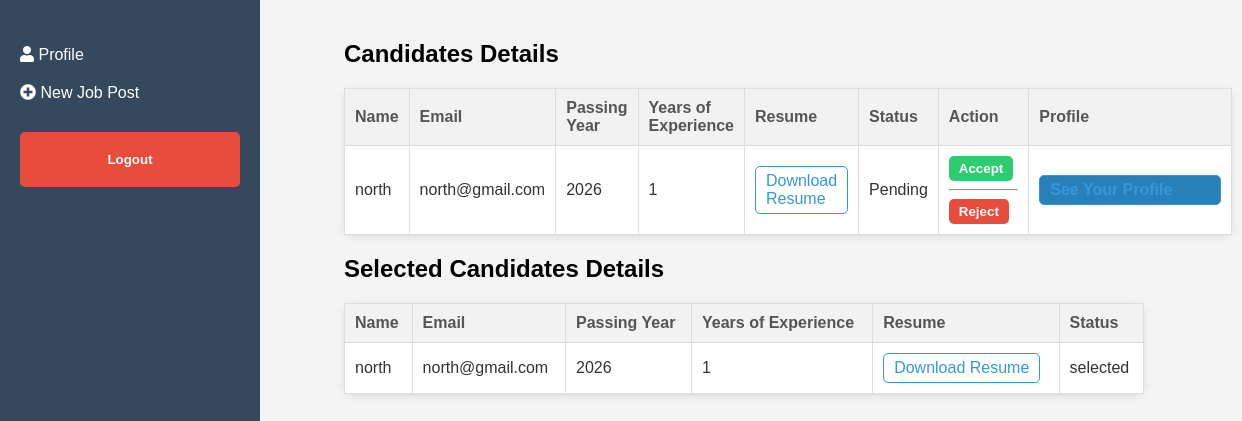
/hr/candidate-details/32/ (signed in), run on the app's committed database.
### hr/models.py (models this page shows, shortened)
class CandidateApplication(models.Model):
    user = models.ForeignKey(to=User, on_delete=models.CASCADE)
    job = models.ForeignKey(to=JobPost, on_delete=models.CASCADE)
    passingYear = models.IntegerField()
    yearOfExp = models.IntegerField(default=0)
    resume = models.FileField(upload_to='resume/')
    status = models.CharField(choices=STATUS_CHOICES, max_length=20, default='pending')

class SelectedCandidate(models.Model):
    job = models.ForeignKey(to = JobPost, on_delete=models.CASCADE)
    candidate = models.OneToOneField(to = CandidateApplication, on_delete=models.CASCADE)

### hr/views.py (the view)
# urls.py: path('candidate-details/<int:pk>/',views.candidate_view,name='candidate_details'),
@login_required
def candidate_view(request, pk):
    job = get_object_or_404(JobPost, id=pk)
    applications = CandidateApplication.objects.filter(job=job)
    selectedCandidate = SelectedCandidate.objects.filter(job=job)
    return render(request, 'hr/candidate.html', {
        'applications': applications,
        'job': job,
        'selectedCandidate': selectedCandidate
    })

### hr/templates/hr/candidate.html (shortened to what this page needs)
<!DOCTYPE html>
<html lang="en">
  <head>
    <link
      rel="stylesheet"
      href="https://cdnjs.cloudflare.com/ajax/libs/font-awesome/5.15.3/css/all.min.css"
    />
  </head>
  <body>
    <div class="container">
      {% include 'hr/navbar.html' %}
      <div class="content">
        <h2>Candidates Details</h2>
        {% if applications %}
        <table class="candidates-table">
          <thead>
            <tr>
              <th>Name</th>
              <th>Email</th>
              <th>Passing Year</th>
              <th>Years of Experience</th>
              <th>Resume</th>
              <th>Status</th>
              <th>Action</th>
              <th>Profile</th>
            </tr>
          </thead>
          <tbody>
            {% for candidate in applications %}
            <tr>
              <td>{{candidate.user.username}}</td>
              <td>{{candidate.user.email}}</td>
              <td>{{candidate.passingYear}}</td>
              <td>{{candidate.yearOfExp}}</td>
              <td>
                <a href="{{candidate.resume.url}}" class="resume-download"
                  >Download Resume</a
                >
              </td>
              <td>Pending</td>
              <td>
                <form action="{% url 'selectCandidate' %}" method="post">
                  <button class="accept-button" type="submit">Accept</button>
                </form>
                <hr />
                <form action="{% url 'deletecand' %}" method="post">
  <button class="reject-button">Reject</button>
</form>
              </td>
              <td><a href="{% url 'candidate_details' pk=candidate.id %}" class="profile-button">See Your Profile</a></td>
            </tr>
            {% endfor %}
          </tbody>
        </table>
        {% else %}
        <h2>No Application received</h2>
        {% endif %}
        <h2>Selected Candidates Details</h2>
        {% if selectedCandidate %}
        <table class="candidates-table">
          <thead>
            <tr>
              <th>Name</th>
              <th>Email</th>
              <th>Passing Year</th>
              <th>Years of Experience</th>
              <th>Resume</th>
              <th>Status</th>
            </tr>
          </thead>
          <tbody>
            {% for selectcandi in selectedCandidate %}
            <tr>
              <td>{{selectcandi.candidate.user.username}}</td>
              <td>{{selectcandi.candidate.user.email}}</td>
              <td>{{selectcandi.candidate.passingYear}}</td>
              <td>{{selectcandi.candidate.yearOfExp}}</td>
              <td>
                <a
                  href="{{selectcandi.candidate.resume.url}}"
                  class="resume-download"
                  >Download Resume</a
                >
              </td>
              <td>{{selectcandi.candidate.status}}</td>
            </tr>
            {% endfor %}
          </tbody>
        </table>
        {% else %}
        <h2>No Application received till now..</h2>
        {% endif %}
      </div>
    </div>
  </body>
</html>

### hr/templates/hr/candidate.html (style rules this page uses)
body { margin: 0; font-family: Arial, sans-serif; background-color: #f4f4f4; display: flex; min-height: 100vh; }
.container { display: flex; flex-direction: row; }
.content { flex: 1; padding: 20px; margin-left: 4rem; width: 50rem; }
.content { flex: 1; padding: 20px; }
.candidates-table { width: 100%; border-collapse: collapse; margin-top: 20px; }
.candidates-table th, .candidates-table td { border: 1px solid #ddd; padding: 10px; text-align: left; }
.candidates-table th { background-color: #f2f2f2; }
.resume-download { color: #3498db; text-decoration: none; transition: color 0.3s; }
.candidates-table th { background-color: #f2f2f2; font-weight: bold; color: #555; }
.candidates-table td { background-color: #fff; color: #333; }
.candidates-table { box-shadow: 0px 2px 8px rgba(0, 0, 0, 0.1); border-radius: 10px; }
.candidates-table th, .candidates-table td { transition: background-color 0.3s, color 0.3s; }
.candidates-table td a { display: inline-block; padding: 5px 10px; border: 1px solid #3498db; border-radius: 5px; color: #3498db; transition: background-color 0.3s, color 0.3s; }
.accept-button, .reject-button { display: inline-block; padding: 5px 10px; margin-right: 5px; border: none; border-radius: 5px; cursor: pointer; font-weight: bold; transition: background-color 0.3s, color 0.3s; }
.accept-button { background-color: #2ecc71; color: white; }
.reject-button { background-color: #e74c3c; color: white; }
.profile-button { display: inline-block; padding: 5px 10px; width: 10rem; background-color: #2980b9; border: none; border-radius: 5px; color: white; text-decoration: none; font-weight: bold; transition: background-color 0.3s, color 0.3s; }

### data on the page
CandidateApplication: user.username "north", user.email "north@gmail.com", passingYear "2026", yearOfExp "1"
SelectedCandidate: candidate.user.username "north", candidate.user.email "north@gmail.com", candidate.passingYear "2026", candidate.yearOfExp "1", candidate.status "selected"
